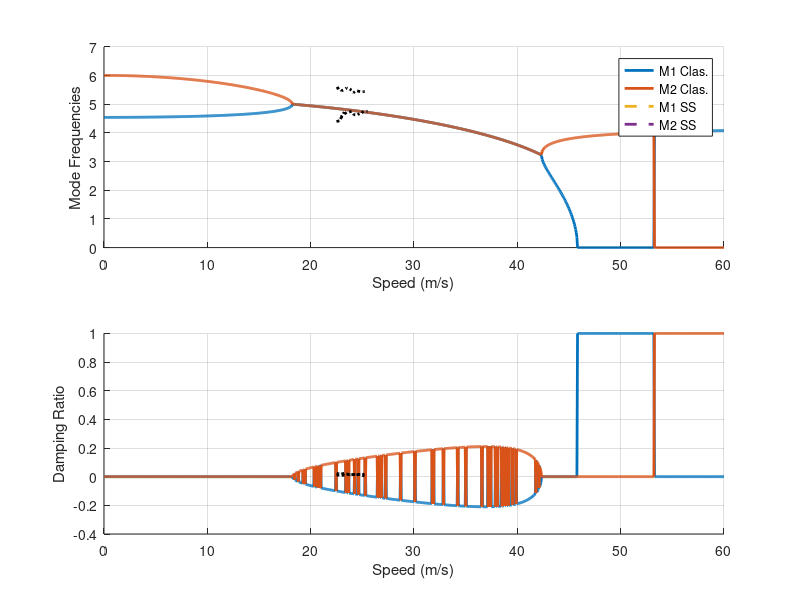
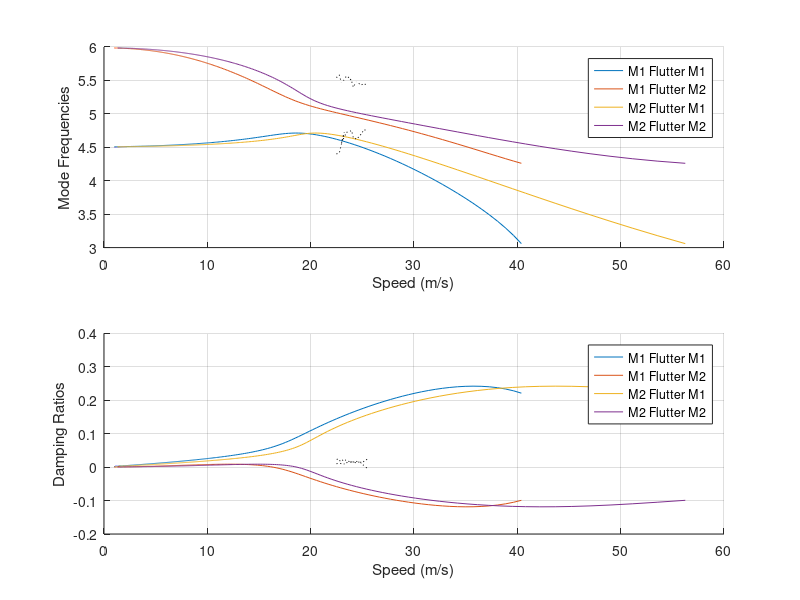

The MATLAB source for these figures, in order:
clear
clc
close all

natfreq1 = csvread('natfreq1.csv');
natfreq2 = csvread('natfreq2.csv');
damp1 = csvread('damp1.csv');
damp2 = csvread('damp2.csv');

f0_1 = 4.57;
f0_2 = 5.95;
z1 = 0.003;
x2 = 0.0087;

m = 6.47;
c = 0.36;
b = c/2;
S = 1 * c;
Ialpha = 0.0699;
% Kalpha = 97.7;
aerodynamic_center = 0.227 * c;
elastic_center = 0.374 * c;
e = abs(aerodynamic_center - elastic_center);
xcg = abs(elastic_center - 0.4 * c);
dCL_da = 4.07;
rhoair = 1.2;

% Kh = 755;
Kalpha = (f0_2 * 2 * pi)^2 * Ialpha;
Kh = (f0_1 * 2 * pi)^2 * m;
Us = linspace(0,60,1000);
subtract = zeros(2,2);
x_alpha = xcg / b;
S_alpha = m * x_alpha * b;

actual_airspeed = [22.5:0.25:25.5];
actual_freq1 = [5.9,5.95,5.8];

% Check frequencies of bounce and torsion modes when flow is zero
    K=[Kh,0;
        0, Kalpha];
    M=[m,xcg*m;
        xcg*m, Ialpha];
[Phi0,lam0]=eig(K,M);
disp('Natural Frequencies at U=0');
fn0=sqrt(diag(lam0))/2/pi

% Us=[0:0.1:35]; % Airspeed in m/s
qs=rhoair*Us.^2/2;
fns=zeros(2,length(qs)); lams=fns;

for k=1:length(qs)
    K=[Kh,qs(k)*S*dCL_da;
        0, Kalpha-qs(k)*e*S*dCL_da];
    M=[m,xcg*m;
        xcg*m, Ialpha];
[Phi,lam]=eig(K,M);
fn=sqrt(diag(lam))/2/pi;
fns(:,k)=sort(fn);
% Alternative, solve for state-space eigenvalues instead.
    [Phic,lamss]=polyeig(K,0*M,M);
        lkp=lamss(imag(lamss)>0); % keep only root with positive frequency
    % lams(:,k)=sort(lkp);
    lams = 0;
end

figure(1);
subplot(2,1,1)
hold on
plot(Us,real(fns),'-',Us,imag(lams)/2/pi,'--'); grid on;
plot(natfreq1(:,1),natfreq1(:,2),'k:')
plot(natfreq2(:,1),natfreq2(:,2),'k:')
set(get(gca,'Children'),'LineWidth',2)
legend('M1 Clas.','M2 Clas.','M1 SS','M2 SS');
xlabel('Speed (m/s)'); ylabel('Mode Frequencies');
subplot(2,1,2)
hold on
plot(Us,-real(1i*fns)./abs(fns),'-',Us,-real(lams)./abs(lams),'--'); grid on;
plot(damp1(:,1),damp1(:,2),'k:')
plot(damp2(:,1),damp2(:,2),'k:')
set(get(gca,'Children'),'LineWidth',2)
xlabel('Speed (m/s)'); ylabel('Damping Ratio');

% Dynamic Aeroelasticity with Theodorsen Aerodynamics
%
b=c/2; % half chord
a=e/b; % nondimensional elastic axis 
% Find range of k to study.
Udes=[1,60]; % m/s
kdes=fn0(1)*2*pi*b./Udes(2:-1:1); % use first mode frequency to find k's
ksD=linspace(kdes(1),kdes(2),1000);
fnsD=zeros(2,length(ksD)); lamsD=fnsD; ztsD=fnsD;
% Structural stiffness matrices are constant
K=[Kh,0;
    0, Kalpha];
M=[m,xcg*m;
    xcg*m, Ialpha];

for kk=1:length(ksD);
    k=ksD(kk);
    C = besselh(1,2,k)./(besselh(1,2,k)+1i*besselh(0,2,k)); % F+i*G
    Lh = -((- k + C*2i))/k;
    Lal = -(b*(2*C + k*1i + C*k*1i + a*k^2 - C*a*k*2i))/k^2;
    Mh = -(b*(a*k + C*a*2i - C*1i))/k;
    Mal = (b^2*(8*C - k*4i - 16*C*a + C*k*4i + a*k*8i + k^2 - 8*a^2*k^2 - C*a*k*16i + C*a^2*k*16i))/(8*k^2);
    Maero=pi*rhoair*b^2*[Lh,Lal; Mh,Mal];
    
    % Solve for state-space eigenvalues
    [Phic,lamss]=polyeig(K,0*M,M+Maero);
    lkp=lamss(imag(lamss)>0); % keep only root with positive imaginary part
        % Note, this will fail if the roots are not in complex conjugate
        % pairs, i.e. they become real.
    lamsD(:,kk)=sort(lkp); 
    fnsD(:,kk)=abs(lamsD(:,kk))/2/pi;
    ztsD(:,kk)=-real(lamsD(:,kk))./abs(lamsD(:,kk));
end

% Find U values for each mode
Um1=fnsD(1,:)*2*pi*b./ksD;
Um2=fnsD(2,:)*2*pi*b./ksD;

figure(2);
subplot(2,1,1);
hold on
plot(Um1,fnsD,Um2,fnsD); grid on;
plot(natfreq1(:,1),natfreq1(:,2),'k:')
plot(natfreq2(:,1),natfreq2(:,2),'k:')
legend('M1 Flutter M1','M1 Flutter M2','M2 Flutter M1','M2 Flutter M2');
xlabel('Speed (m/s)'); ylabel('Mode Frequencies');
subplot(2,1,2);
hold on
plot(Um1,ztsD,Um2,ztsD); grid on;
plot(damp1(:,1),damp1(:,2),'k:')
plot(damp2(:,1),damp2(:,2),'k:')
legend('M1 Flutter M1','M1 Flutter M2','M2 Flutter M1','M2 Flutter M2');
xlabel('Speed (m/s)'); ylabel('Damping Ratios');